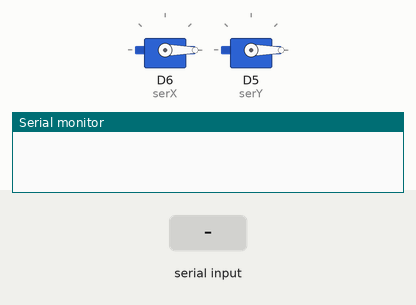
A sketch run on a simulated ESP8266 (NodeMCU). Shown: 2 × servo, the last lines printed to the serial monitor. Inputs (shaded band) come from the test bench.

Above: at 3.2 s.
3.3 s: "90,45\n" received over Serial
At 3.7 s:
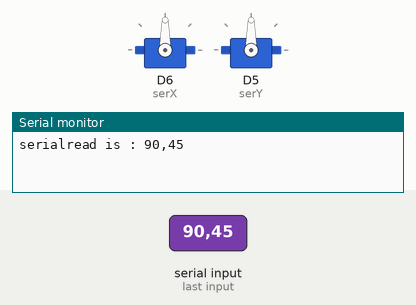
4.8 s: "200\n" received over Serial
At 6.0 s:
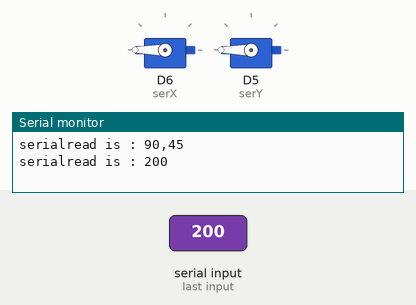
6.3 s: "30,150\n" received over Serial
At 7.2 s:
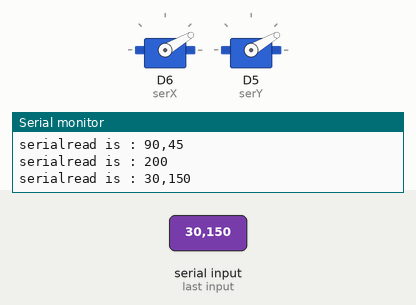
7.8 s: "90\n" received over Serial
At 8.4 s:
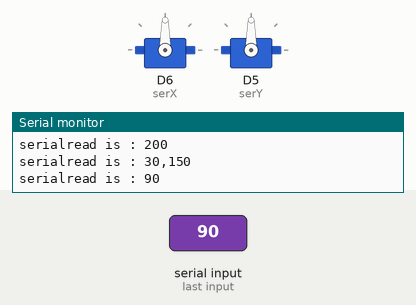
Timing chart, 0 to 10.3 s (numbered marks = the images above; inputs shaded):
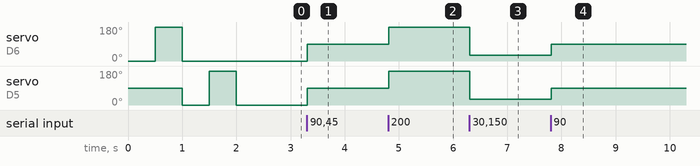

Measured:
- after the input at 3.3 s, servo on D6 (serX), servo on D5 (serY): 0° → 90° at once
- after the input at 4.8 s, servo on D6 (serX), servo on D5 (serY): 90° → 180° at once
- after the input at 6.3 s, servo on D6 (serX), servo on D5 (serY): 180° → 30° at once
- after the input at 7.8 s, servo on D6 (serX), servo on D5 (serY): 30° → 90° at once

The sketch:

servocontrol.ino
```cpp
#include<Servo.h>

Servo serX;
Servo serY;

String serialData;  //capture data as String

void setup() {
  serX.attach(D6);  //on NodeMCU, use pin D6 for X axis servo
  serY.attach(D5);  //and D5 for Y axis servo
  Serial.begin(115200);
  Serial.setTimeout(10);  //tip thanks to Michael Reeves
  serX.write(0);  //Begin calibration test for X servo
  delay(500);
  serX.write(180);
  delay(500);
  serX.write(0);  //End calibration test for X servo
  serY.write(0); //Begin calibration test for Y servo
  delay(500);
  serY.write(180);
  delay(500);
  serY.write(0);  //End calibration test for Y servo

}

void loop() {
  if(Serial.available() > 0){  //If serial is working...
  serialData = Serial.readString();
  Serial.println(("serialread is : ") + (serialData));
  serX.write(parseDataX(serialData));  //set serX to the parsed value from down below here
  serY.write(parseDataY(serialData));  //set serY to the parsed value from under the one above
  }
}

int parseDataX(String data) {  //parse out some info.  it comes in as "XxxYyyy so first strip out all but the numbers by...
  data.remove(data.indexOf("Y"));  //Get everything before the "Y", so left with "Xxxx"
  data.remove(data.indexOf("X"), 1); //then take off the "X", so left wiht numbers

  return data.toInt();  //make that data in to an interger
}

int parseDataY(String data) {
  data.remove(0, data.indexOf("Y") + 1);  //parse out everything 1 char after the Y in the sequence

  return data.toInt();  //make that data in to an interger
}
```
